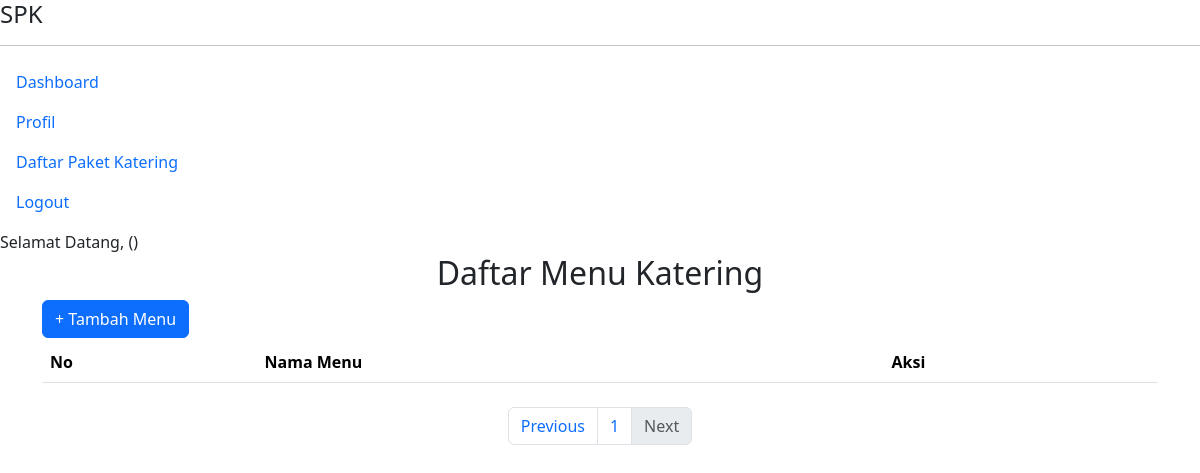
Before: /pages/menu-katering/menu_katering.php?page=menu_katering&page_no=2 with the older database file.
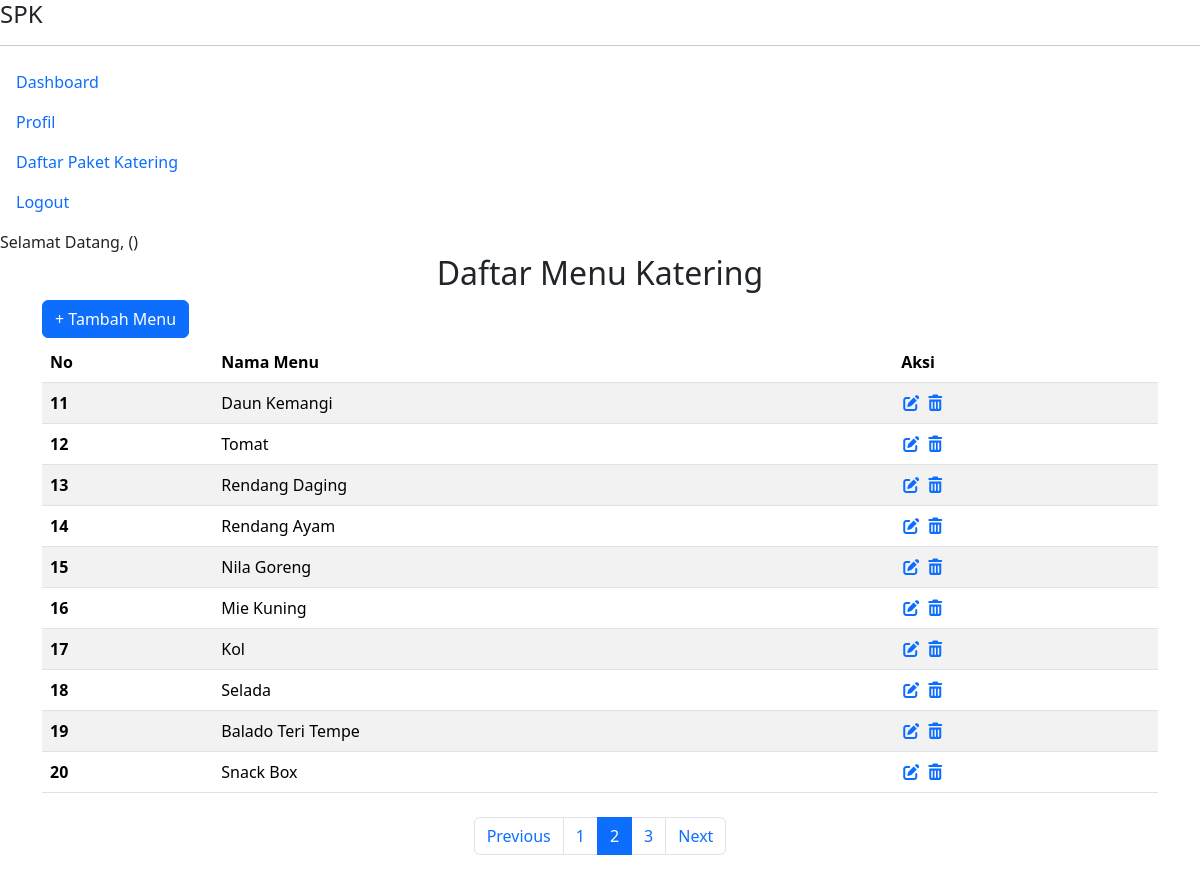
After: the same page with the newer database file.
### tables this page shows
CREATE TABLE `menu_katering` (
  `id_menu_katering` int(11) NOT NULL,
  `nama_menu` varchar(50) NOT NULL
);

### pages/menu-katering/menu_katering.php (the view, shortened to what this page needs)
<?php
require_once __DIR__ . '/../../pages/layouts/header.php';
require_once __DIR__ . '/../../koneksi.php';
$limit = 10;
$page_no = isset($_GET['page_no']) ? (int) $_GET['page_no'] : 1;
$offset = ($page_no - 1) * $limit;
$getDataMenuKatering = mysqli_query(
    $koneksi,
    'SELECT * FROM menu_katering
    LIMIT ' . $limit . ' OFFSET ' . $offset . ''
);
$totalDataResult = mysqli_query(
    $koneksi,
    "SELECT COUNT(*) as total FROM menu_katering"
);
$dataTotal = mysqli_fetch_assoc($totalDataResult);
$totalData = $dataTotal['total'];
$totalPages = ceil($totalData / $limit);
$no = $offset + 1;
?>
<section>
    <div class="content">
        <h2 class="content-title text-center">Daftar Menu Katering</h2>
        <div class="container" style="margin-bottom: -20px;">
            <a href="index.php?page=tambah_menu_katering" class="btn btn-primary">+ Tambah Menu</a>
        </div>
        <div class="container mt-4 table-responsive" style="max-height: 700px; overflow-y: auto;">
            <table class="table table-striped table-hover" style="max-height:300px;">
                <thead>
                    <tr>
                        <th scope="col">No</th>
                        <th scope="col">Nama Menu</th>
                        <th scope="col">Aksi</th>
                    </tr>
                </thead>
                <tbody>
                    <?php foreach ($getDataMenuKatering as $row): ?>
                        <tr>
                            <th scope="row"><?= $no++ ?></th>
                            <td><?= $row['nama_menu'] ?></td>
                            <td>
                                <a
                                    href="index.php?page=edit_menu_katering&id_menu_katering=<?= $row['id_menu_katering'] ?>"><i
                                        class="fa-solid fa-pen-to-square"></i></a>
                                <a href="javascript:void(0)"
                                    onclick="konfirmasiDelete('index.php?page=hapus_menu_katering&id_menu_katering=<?= $row['id_menu_katering'] ?>')">
                                    <i class="fa-solid fa-trash-can"></i></a>
                            </td>
                        </tr>
                    <?php endforeach ?>
                </tbody>
            </table>
            <nav aria-label="Page navigation">
                <ul class="pagination justify-content-center mt-4">
                    <li class="page-item <?= ($page_no <= 1) ? 'disabled' : '' ?>">
                        <a class="page-link" href="?page=menu_katering&page_no=<?= $page_no - 1 ?>">Previous</a>
                    </li>
                    <?php for ($i = 1; $i <= $totalPages; $i++): ?>
                        <li class="page-item <?= ($i == $page_no) ? 'active' : '' ?>">
                            <a class="page-link" href="?page=menu_katering&page_no=<?= $i ?>"><?= $i ?></a>
                        </li>
                    <?php endfor; ?>
                    <li class="page-item <?= ($page_no >= $totalPages) ? 'disabled' : '' ?>">
                        <a class="page-link" href="?page=menu_katering&page_no=<?= $page_no + 1 ?>">Next</a>
                    </li>
                </ul>
            </nav>
        </div>
    </div>
</section>
<?php
require_once __DIR__ . '/../../pages/layouts/footer.php';
?>

Changed rows visible on the page:
added menu_katering: nama_menu "Daun Kemangi"
added menu_katering: nama_menu "Tomat"
added menu_katering: nama_menu "Rendang Daging"
added menu_katering: nama_menu "Rendang Ayam"
added menu_katering: nama_menu "Nila Goreng"
added menu_katering: nama_menu "Mie Kuning"
added menu_katering: nama_menu "Kol"
added menu_katering: nama_menu "Selada"
added menu_katering: nama_menu "Balado Teri Tempe"
added menu_katering: nama_menu "Snack Box"
Other visible differences:
new list line: "2"
new list line: "3"
